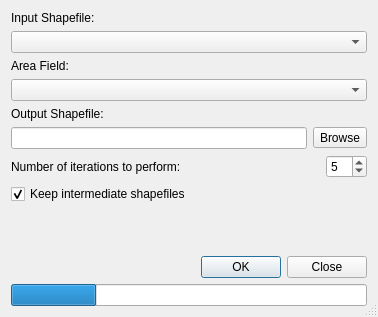
<ui version="4.0" >
 <class>Dialog</class>
 <widget class="QDialog" name="Dialog" >
  <property name="windowModality" >
   <enum>Qt::NonModal</enum>
  </property>
  <property name="geometry" >
   <rect>
    <x>0</x>
    <y>0</y>
    <width>374</width>
    <height>317</height>
   </rect>
  </property>
  <property name="windowTitle" >
   <string>Generate Centroids</string>
  </property>
  <property name="windowIcon" >
   <iconset>centroids.png</iconset>
  </property>
  <property name="sizeGripEnabled" >
   <bool>true</bool>
  </property>
  <layout class="QGridLayout" >
   <item row="0" column="0" colspan="2" >
    <widget class="QLabel" name="label_3" >
     <property name="text" >
      <string>Input Shapefile:</string>
     </property>
    </widget>
   </item>
   <item row="1" column="0" colspan="2" >
    <widget class="QComboBox" name="inShape" />
   </item>
   <item row="2" column="0" colspan="2" >
    <widget class="QLabel" name="label_4" >
     <property name="text" >
      <string>Area Field:</string>
     </property>
    </widget>
   </item>
   <item row="3" column="0" colspan="2" >
    <widget class="QComboBox" name="inFields" />
   </item>
   <item row="4" column="0" colspan="2" >
    <widget class="QLabel" name="label_2" >
     <property name="text" >
      <string>Output Shapefile:</string>
     </property>
    </widget>
   </item>
   <item row="5" column="0" colspan="2" >
    <layout class="QHBoxLayout" >
     <item>
      <widget class="QLineEdit" name="outShape" >
       <property name="readOnly" >
        <bool>true</bool>
       </property>
      </widget>
     </item>
     <item>
      <widget class="QToolButton" name="toolOut" >
       <property name="text" >
        <string>Browse</string>
       </property>
      </widget>
     </item>
    </layout>
   </item>
   <item row="6" column="0" colspan="2" >
    <layout class="QHBoxLayout" >
     <item>
      <widget class="QLabel" name="label" >
       <property name="text" >
        <string>Number of iterations to perform:</string>
       </property>
      </widget>
     </item>
     <item>
      <spacer>
       <property name="orientation" >
        <enum>Qt::Horizontal</enum>
       </property>
       <property name="sizeHint" >
        <size>
         <width>40</width>
         <height>20</height>
        </size>
       </property>
      </spacer>
     </item>
     <item>
      <widget class="QSpinBox" name="spnIterations" >
       <property name="value" >
        <number>5</number>
       </property>
      </widget>
     </item>
    </layout>
   </item>
   <item row="7" column="0" colspan="2" >
    <widget class="QCheckBox" name="chkKeep" >
     <property name="text" >
      <string>Keep intermediate shapefiles</string>
     </property>
     <property name="checked" >
      <bool>true</bool>
     </property>
    </widget>
   </item>
   <item row="8" column="0" colspan="2" >
    <spacer>
     <property name="orientation" >
      <enum>Qt::Vertical</enum>
     </property>
     <property name="sizeHint" >
      <size>
       <width>356</width>
       <height>31</height>
      </size>
     </property>
    </spacer>
   </item>
   <item row="9" column="0" >
    <widget class="QLabel" name="txtProgress" >
     <property name="sizePolicy" >
      <sizepolicy vsizetype="Fixed" hsizetype="Fixed" >
       <horstretch>0</horstretch>
       <verstretch>0</verstretch>
      </sizepolicy>
     </property>
     <property name="minimumSize" >
      <size>
       <width>113</width>
       <height>20</height>
      </size>
     </property>
     <property name="text" >
      <string/>
     </property>
    </widget>
   </item>
   <item row="9" column="1" >
    <widget class="QDialogButtonBox" name="buttonBox_2" >
     <property name="orientation" >
      <enum>Qt::Horizontal</enum>
     </property>
     <property name="standardButtons" >
      <set>QDialogButtonBox::Close|QDialogButtonBox::NoButton|QDialogButtonBox::Ok</set>
     </property>
    </widget>
   </item>
   <item row="10" column="0" colspan="2" >
    <widget class="QProgressBar" name="progressBar" >
     <property name="value" >
      <number>24</number>
     </property>
     <property name="alignment" >
      <set>Qt::AlignHCenter</set>
     </property>
     <property name="textVisible" >
      <bool>false</bool>
     </property>
     <property name="format" >
      <string/>
     </property>
    </widget>
   </item>
  </layout>
 </widget>
 <resources/>
 <connections>
  <connection>
   <sender>buttonBox_2</sender>
   <signal>accepted()</signal>
   <receiver>Dialog</receiver>
   <slot>accept()</slot>
   <hints>
    <hint type="sourcelabel" >
     <x>124</x>
     <y>355</y>
    </hint>
    <hint type="destinationlabel" >
     <x>215</x>
     <y>290</y>
    </hint>
   </hints>
  </connection>
  <connection>
   <sender>buttonBox_2</sender>
   <signal>rejected()</signal>
   <receiver>Dialog</receiver>
   <slot>close()</slot>
   <hints>
    <hint type="sourcelabel" >
     <x>50</x>
     <y>350</y>
    </hint>
    <hint type="destinationlabel" >
     <x>132</x>
     <y>239</y>
    </hint>
   </hints>
  </connection>
 </connections>
</ui>
